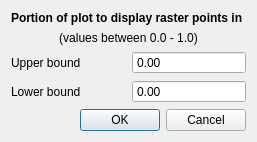
<?xml version="1.0" encoding="UTF-8"?>
<ui version="4.0">
 <class>RasterBoundsDialog</class>
 <widget class="QDialog" name="RasterBoundsDialog">
  <property name="geometry">
   <rect>
    <x>0</x>
    <y>0</y>
    <width>257</width>
    <height>127</height>
   </rect>
  </property>
  <property name="windowTitle">
   <string>Raster y-axis bounds</string>
  </property>
  <layout class="QVBoxLayout" name="verticalLayout">
   <item>
    <widget class="QLabel" name="label_3">
     <property name="font">
      <font>
       <weight>75</weight>
       <bold>true</bold>
      </font>
     </property>
     <property name="text">
      <string>Portion of plot to display raster points in</string>
     </property>
    </widget>
   </item>
   <item>
    <widget class="QLabel" name="label_4">
     <property name="text">
      <string>(values between 0.0 - 1.0)</string>
     </property>
     <property name="alignment">
      <set>Qt::AlignCenter</set>
     </property>
    </widget>
   </item>
   <item>
    <layout class="QGridLayout" name="gridLayout">
     <item row="0" column="0">
      <widget class="QLabel" name="label">
       <property name="text">
        <string>Upper bound</string>
       </property>
      </widget>
     </item>
     <item row="1" column="0">
      <widget class="QLabel" name="label_2">
       <property name="text">
        <string>Lower bound</string>
       </property>
      </widget>
     </item>
     <item row="0" column="1">
      <widget class="QDoubleSpinBox" name="upperSpnbx">
       <property name="buttonSymbols">
        <enum>QAbstractSpinBox::NoButtons</enum>
       </property>
       <property name="maximum">
        <double>1.000000000000000</double>
       </property>
       <property name="singleStep">
        <double>0.010000000000000</double>
       </property>
      </widget>
     </item>
     <item row="1" column="1">
      <widget class="QDoubleSpinBox" name="lowerSpnbx">
       <property name="buttonSymbols">
        <enum>QAbstractSpinBox::NoButtons</enum>
       </property>
       <property name="maximum">
        <double>1.000000000000000</double>
       </property>
       <property name="singleStep">
        <double>0.010000000000000</double>
       </property>
      </widget>
     </item>
    </layout>
   </item>
   <item>
    <widget class="QDialogButtonBox" name="buttonBox">
     <property name="orientation">
      <enum>Qt::Horizontal</enum>
     </property>
     <property name="standardButtons">
      <set>QDialogButtonBox::Cancel|QDialogButtonBox::Ok</set>
     </property>
    </widget>
   </item>
  </layout>
 </widget>
 <resources/>
 <connections>
  <connection>
   <sender>buttonBox</sender>
   <signal>accepted()</signal>
   <receiver>RasterBoundsDialog</receiver>
   <slot>accept()</slot>
   <hints>
    <hint type="sourcelabel">
     <x>248</x>
     <y>254</y>
    </hint>
    <hint type="destinationlabel">
     <x>157</x>
     <y>274</y>
    </hint>
   </hints>
  </connection>
  <connection>
   <sender>buttonBox</sender>
   <signal>rejected()</signal>
   <receiver>RasterBoundsDialog</receiver>
   <slot>reject()</slot>
   <hints>
    <hint type="sourcelabel">
     <x>316</x>
     <y>260</y>
    </hint>
    <hint type="destinationlabel">
     <x>286</x>
     <y>274</y>
    </hint>
   </hints>
  </connection>
 </connections>
</ui>
